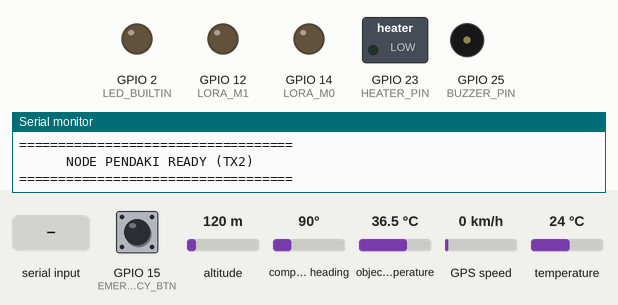
Simulated run of this sketch. Board: ESP32. Shown: switched loads named in the sketch (green lamp = pin HIGH), output pins drawn as LEDs (lit = HIGH), buzzer (waves = sounding, pin HIGH), the last lines printed to the serial monitor. Dashed ring = blinking. Inputs (shaded band) come from the test bench; at power-on: object temperature 36.5 °C, GPIO 15 (EMERGENCY_BTN) HIGH, altitude 120 m, compass heading 90°, GPS speed 0 km/h, temperature 24 °C. The GPS gets a fix after 3 s at 37.7749, -122.4194 with 8 satellites; nothing arrives over Bluetooth unless stated.

Above: at 1.2 s.
1.3 s: object temperature set to 33.4 °C
At 2.4 s:
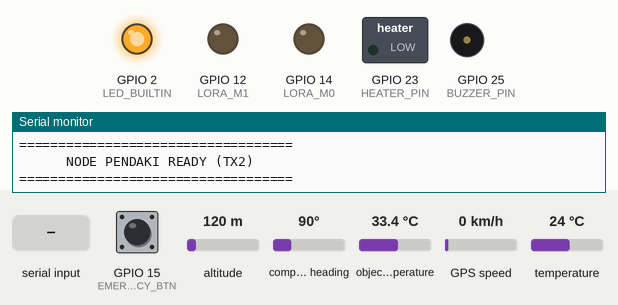
4.6 s: object temperature set to 32.8 °C
At 4.84 s:
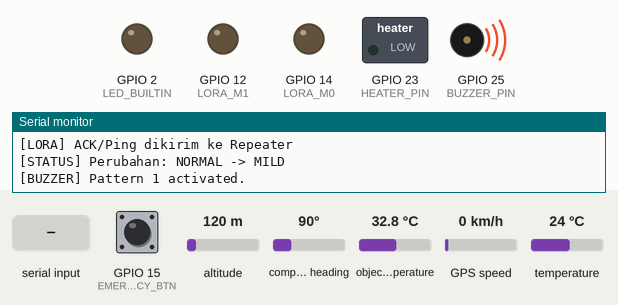
9.8 s: object temperature set to 29.3 °C
13.3 s: object temperature set to 28.7 °C
At 13.6 s:
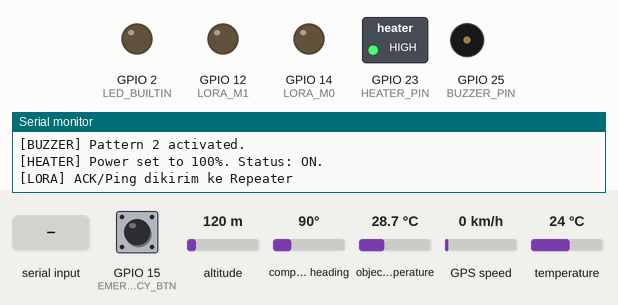
At 15.52 s:
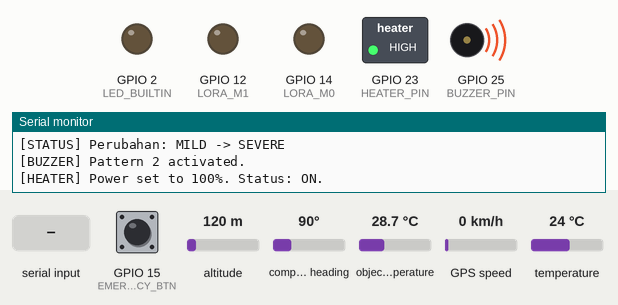
16.8 s: GPIO 15 (EMERGENCY_BTN) pulled LOW for 1 s
20.3 s: "ACK\n" received over Serial
Timing chart, 0 to 24.8 s (numbered marks = the images above; inputs shaded):
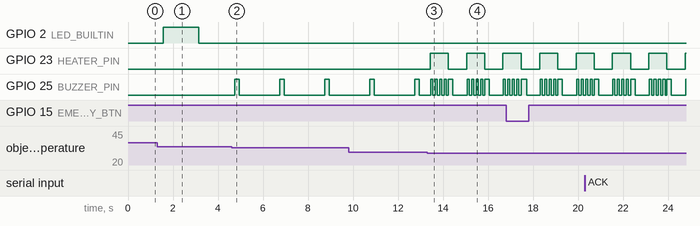

Measured:
- the behaviour switches between 33.1 and 33 °C on object temperature (found by bisection; images 1 and 2)
- the behaviour switches between 29.1 and 29 °C on object temperature (found by bisection; images 2 and 3)
- after the input at 4.6 s, GPIO 25 (BUZZER_PIN): alternates HIGH for 0.20 s and LOW for 1.8 s, starting after 0.14 s
- after the input at 13.3 s, GPIO 23 (HEATER_PIN): alternates HIGH for 0.80 s and LOW for 0.81 s, starting after 0.13 s

The sketch:

tx2.ino
```cpp
#include <OneWire.h>
#include <DallasTemperature.h>
#include <TinyGPS++.h>
#include <Adafruit_MLX90614.h>
#include <BluetoothSerial.h>
#include "freertos/FreeRTOS.h"
#include "freertos/task.h"

// ===== LORA ADDRESSING =====
#define MY_ADDRESS 1
#define REPEATER_ADDRESS 2

// ===== PIN DEFINITIONS =====
#define DS18B20_PIN 4
#define EMERGENCY_BTN 15
#define BUZZER_PIN 25
#define HEATER_PIN 23   // MOSFET control untuk heating pad

#define GPS_RX 16
#define GPS_TX 17
#define GPS_BAUD 9600

#define LORA_RX 26
#define LORA_TX 27
#define LORA_BAUD 9600
#define LORA_M0 14
#define LORA_M1 12

#define LED_BUILTIN 2

// ===== SENSOR & SERIAL OBJECTS =====
OneWire oneWire(DS18B20_PIN);
DallasTemperature ds18b20(&oneWire);
Adafruit_MLX90614 mlx = Adafruit_MLX90614();
TinyGPSPlus gps;
BluetoothSerial BTSerial;

HardwareSerial loraSerial(1);
HardwareSerial gpsSerial(2);

// ===== TIMING & INTERVALS =====
const uint32_t LORA_SEND_INTERVAL = 5000;
const uint32_t LORA_PING_INTERVAL = 2000;
const uint32_t BT_SEND_INTERVAL_MS = 2000;

uint32_t lastLoraSend = 0;
uint32_t lastLoraPing = 0;
uint32_t lastBtSendTime = 0;
uint32_t lastAckTime = 0;

// ===== STATE & STATUS VARIABLES =====
enum HypoStatus { NORMAL, MILD, SEVERE };
HypoStatus currentStatus = NORMAL;

String NIK = "0"; // National Identification Number

// Sensor data
float bodyTemp = 37.0;
float ambientTemp = 25.0;

// Connection status
bool isConnect = false;

// Emergency & Heater status
bool emergencyTriggered = false;
int heaterPowerPercentage = 0;
int lastHeaterPowerPercentage = 50;
bool isHeaterOn = false;
uint32_t lastMildIgnoreTime = 0;
bool mildIgnored = false;
bool lastButtonState = HIGH;

// Buzzer task handle
TaskHandle_t buzzerTaskHandle = NULL;

// Recovery detection
const int RECOVERY_WINDOW_SECONDS = 20;
float tempHistory[RECOVERY_WINDOW_SECONDS];
int historyIndex = 0;
uint32_t lastHistoryUpdateTime = 0;


// =================================
//      BUZZER CONTROL FUNCTIONS
// =================================
void buzzerLoop(void *parameter) {
  int pattern = *((int*)parameter);
  while (1) {
    if (pattern == 1) { // MILD pattern: Beep every 2 seconds
      digitalWrite(BUZZER_PIN, HIGH);
      vTaskDelay(200 / portTICK_PERIOD_MS);
      digitalWrite(BUZZER_PIN, LOW);
      vTaskDelay(1800 / portTICK_PERIOD_MS);
    } else if (pattern == 2) { // SEVERE/EMERGENCY pattern: Fast beep
      digitalWrite(BUZZER_PIN, HIGH);
      vTaskDelay(100 / portTICK_PERIOD_MS);
      digitalWrite(BUZZER_PIN, LOW);
      vTaskDelay(100 / portTICK_PERIOD_MS);
    } else {
      digitalWrite(BUZZER_PIN, LOW);
      vTaskDelete(buzzerTaskHandle);
    }
  }
}

void startBuzzer(int pattern) {
  if (buzzerTaskHandle != NULL) {
    vTaskDelete(buzzerTaskHandle);
  }
  static int task_pattern;
  task_pattern = pattern;
  xTaskCreate(buzzerLoop, "BuzzerTask", 1000, &task_pattern, 1, &buzzerTaskHandle);
  Serial.printf("[BUZZER] Pattern %d activated.\n", pattern);
}

void stopBuzzer() {
  if (buzzerTaskHandle != NULL) {
    vTaskDelete(buzzerTaskHandle);
    buzzerTaskHandle = NULL;
  }
  digitalWrite(BUZZER_PIN, LOW);
  Serial.println("[BUZZER] Buzzer deactivated.");
}

// =================================
//      HEATER CONTROL FUNCTION
// =================================
void setHeaterPower(int powerPercent) {
  powerPercent = constrain(powerPercent, 0, 100);
  heaterPowerPercentage = powerPercent;

  if (powerPercent > 0) {
    isHeaterOn = true;
    lastHeaterPowerPercentage = powerPercent;
  } else {
    isHeaterOn = false;
  }

  int dutyCycle = map(heaterPowerPercentage, 0, 100, 0, 255);
  analogWrite(HEATER_PIN, dutyCycle);
  Serial.printf("[HEATER] Power set to %d%%. Status: %s.\n", heaterPowerPercentage, isHeaterOn ? "ON" : "OFF");
}

// =================================
//      DATA & TIME FUNCTIONS
// =================================
String buildLocalTime() {
  if (!gps.location.isValid() || gps.date.year() < 2020)
    return "0000-00-00 00:00:00";

  int year = gps.date.year();
  int month = gps.date.month();
  int day = gps.date.day();
  int hour = gps.time.hour();
  int minute = gps.time.minute();
  int second = gps.time.second();

  int offset = round(gps.location.lng() / 15.0);
  hour += offset;
  if (hour >= 24) hour -= 24;
  else if (hour < 0) hour += 24;

  char buf[30];
  snprintf(buf, sizeof(buf), "%04d-%02d-%02d %02d:%02d:%02d",
           year, month, day, hour, minute, second);
  return String(buf);
}

const char* statusToString(HypoStatus status) {
  switch (status) {
    case NORMAL: return "NORMAL";
    case MILD:   return "MILD";
    case SEVERE: return "SEVERE";
    default:     return "UNKNOWN";
  }
}

// =================================
//      LORA COMMUNICATION
// =================================
void sendLoraPacket(bool emergency = false) {
  String payload;
  String header = String(REPEATER_ADDRESS) + "," + String(MY_ADDRESS) + ",";

  if (gps.location.isValid() && gps.date.year() >= 2020) {
    payload = String(gps.location.lat(), 6) + "," +
              String(gps.location.lng(), 6) + "," +
              String(ambientTemp, 2) + "," +
              String(bodyTemp, 2) + "," +
              buildLocalTime();
  } else {
    payload = "0,0," +
              String(ambientTemp, 2) + "," +
              String(bodyTemp, 2) + ",0000-00-00 00:00:00";
  }

  payload += "," + NIK; // Add NIK to payload

  if (emergency) payload += ",EMERGENCY";

  String fullMessage = header + payload + "\n";

  loraSerial.print(fullMessage);
  Serial.print("Kirim Data LORA: ");
  Serial.print(fullMessage);
}

void sendLoraAckPing() {
  String pingMessage = String(REPEATER_ADDRESS) + "," + String(MY_ADDRESS) + ",ACK," + NIK + "\n";
  loraSerial.print(pingMessage);
  Serial.println("[LORA] ACK/Ping dikirim ke Repeater");
}

void handleLoraIncoming() {
  static String buffer;
  while (loraSerial.available()) {
    char c = loraSerial.read();
    if (c == '\n') {
      int destAddr, srcAddr;
      char payload[20];
      sscanf(buffer.c_str(), "%d,%d,%19s", &destAddr, &srcAddr, payload);

      if (destAddr == MY_ADDRESS && String(payload) == "ACK") {
        lastAckTime = millis();
        Serial.printf("[LORA] ACK diterima dari Addr %d\n", srcAddr);
      }
      buffer = "";
    } else if (c != '\r') {
      buffer += c;
      if (buffer.length() > 50) buffer = "";
    }
  }
}

void updateLedStatus() {
  static uint32_t lastToggle = 0;
  static bool ledState = false;
  if (millis() - lastAckTime < 4000) { // Connected to repeater
    isConnect = true;
    if (millis() - lastToggle >= 1000) {
      ledState = !ledState;
      digitalWrite(LED_BUILTIN, ledState);
      lastToggle = millis();
    }
  } else { // Not connected
    isConnect = false;
    digitalWrite(LED_BUILTIN, LOW);
  }
}

// =================================
//      BLUETOOTH & SERIAL INPUT
// =================================
void sendDataToApp() {
  String json = "{\n";
  json += "  \"bodyTemp\": " + String(bodyTemp, 2) + ",\n";
  json += "  \"envTemp\": " + String(ambientTemp, 2) + ",\n";
  json += "  \"heaterPower\": " + String(heaterPowerPercentage) + ",\n";
  json += "  \"isHeaterOn\": " + String(isHeaterOn ? "true" : "false") + ",\n";
  if (gps.location.isValid()) {
    json += "  \"gps\": { \"lat\": " + String(gps.location.lat(), 6) + ", \"lon\": " + String(gps.location.lng(), 6) + " },\n";
  } else {
    json += "  \"gps\": { \"lat\": 0, \"lon\": 0 },\n";
  }
  json += "  \"hypoStatus\": \"" + String(statusToString(currentStatus)) + "\",\n";
  json += "  \"isConnect\": " + String(isConnect ? "true" : "false") + ",\n";
  json += "  \"nik\": \"" + NIK + "\",\n";
  json += "  \"emergency\": " + String(emergencyTriggered ? "true" : "false") + "\n";
  json += "}";

  BTSerial.println(json);
  emergencyTriggered = false; // Reset after sending
}

void handleAppInput() {
  if (BTSerial.available() > 0) {
    String input = BTSerial.readStringUntil('\n');
    input.trim();
    input.toUpperCase();
    Serial.printf("[BT_IN] Diterima: %s\n", input.c_str());

    if (input.startsWith("NIK:")) {
      NIK = input.substring(4);
      NIK.trim();
      BTSerial.println("{\"status\":\"OK\",\"message\":\"NIK set to " + NIK + "\"}");
      Serial.printf("[BT_IN] NIK diperbarui: %s\n", NIK.c_str());
      return;
    }

    if (input.startsWith("E")) {
      emergencyTriggered = true;
      Serial.println("[ALERT] Tombol darurat diaktifkan via App!");
      sendLoraPacket(true);
      currentStatus = SEVERE; // Force SEVERE state
      checkHypothermiaStatus(); // Trigger immediate action for SEVERE
      return;
    }

    if (input == "IGNORE_MILD") {
        if (currentStatus == MILD) {
            stopBuzzer();
            mildIgnored = true;
            lastMildIgnoreTime = millis();
            BTSerial.println("{\"status\":\"OK\",\"message\":\"Peringatan MILD diabaikan.\"}");
        } else {
            BTSerial.println("{\"status\":\"ERROR\",\"message\":\"Tidak ada peringatan MILD yang aktif.\"}");
        }
        return;
    }

    if (input == "ACTIVATE_HEATER") {
        if (currentStatus == MILD) {
            setHeaterPower(lastHeaterPowerPercentage);
            stopBuzzer();
            mildIgnored = false;
            BTSerial.println("{\"status\":\"OK\",\"message\":\"Pemanas diaktifkan sesuai permintaan.\"}");
        } else {
            BTSerial.println("{\"status\":\"ERROR\",\"message\":\"Perintah hanya berlaku pada status MILD.\"}");
        }
        return;
    }

    if (input == "HEAT_ON") {
      if (currentStatus != SEVERE) {
        setHeaterPower(lastHeaterPowerPercentage);
        BTSerial.println("{\"status\":\"OK\",\"message\":\"Heater ON to " + String(lastHeaterPowerPercentage) + "%%\"}");
      } else {
        BTSerial.println("{\"status\":\"ERROR\",\"message\":\"Manual control denied in SEVERE state.\"}");
      }
      return;
    }

    if (input == "HEAT_OFF") {
      if (currentStatus != SEVERE) {
        setHeaterPower(0);
        BTSerial.println("{\"status\":\"OK\",\"message\":\"Heater OFF\"}");
      } else {
        BTSerial.println("{\"status\":\"ERROR\",\"message\":\"Manual control denied in SEVERE state.\"}");
      }
      return;
    }

    if (input == "RESET") {
      BTSerial.println("{\"status\":\"OK\",\"message\":\"ESP32 restarting...\"}");
      Serial.println("[BT_IN] RESET command received. Restarting...");
      delay(1000); // Give BT serial time to send the message
      ESP.restart();
      return;
    }

    if (input.startsWith("P")) {
      if (currentStatus != SEVERE) {
        int powerValue = input.substring(1).toInt();
        setHeaterPower(powerValue);
        BTSerial.println("{\"status\":\"OK\",\"message\":\"Heater power set to " + String(powerValue) + "%%\"}");
      } else {
        BTSerial.println("{\"status\":\"ERROR\",\"message\":\"Manual control denied in SEVERE state.\"}");
      }
      return;
    }
  }
}

void handleSerialMonitorInput() {
  if (Serial.available() > 0) {
    String input = Serial.readStringUntil('\n');
    input.trim();
    Serial.printf("[SERIAL_IN] Diterima: %s\n", input.c_str());

    input.toUpperCase();
    if (input.startsWith("NIK:")) {
      NIK = input.substring(4);
      NIK.trim();
      Serial.printf("[SERIAL_IN] NIK diperbarui: %s\n", NIK.c_str());
    }
  }
}

// =================================
//      CORE LOGIC & STATUS CHECKS
// =================================

void checkRecovery() {
  int aboveCount = 0;
  for (int i = 0; i < RECOVERY_WINDOW_SECONDS; i++) {
    if (tempHistory[i] > 32.0) {
      aboveCount++;
    }
  }

  if (aboveCount > RECOVERY_WINDOW_SECONDS / 2) {
    Serial.println("[RECOVERY] Kondisi membaik. Kembali ke status MILD.");
    currentStatus = MILD;
    setHeaterPower(0);
    startBuzzer(1);
    BTSerial.println("{\"status\":\"WARNING\",\"warning_type\":\"MILD\",\"message\":\"Kondisi membaik, pemanas dinonaktifkan. Suhu masih rendah.\"}");
  }
}

void checkHypothermiaStatus() {
  HypoStatus lastStatus = currentStatus;

  // Determine current status based on body temperature
  if (bodyTemp < 32.0) {
    currentStatus = SEVERE;
  } else if (bodyTemp < 36.0) {
    if (currentStatus != SEVERE) {
       currentStatus = MILD;
    }
  } else {
    currentStatus = NORMAL;
  }

  // Actions on status change
  if (currentStatus != lastStatus) {
    Serial.printf("[STATUS] Perubahan: %s -> %s\n", statusToString(lastStatus), statusToString(currentStatus));
    switch (currentStatus) {
      case NORMAL:
        stopBuzzer();
        setHeaterPower(0);
        mildIgnored = false;
        break;
      case MILD:
        if (!mildIgnored) {
          startBuzzer(1);
          BTSerial.println("{\"status\":\"WARNING\",\"warning_type\":\"MILD\",\"message\":\"Suhu tubuh rendah! Aktifkan pemanas?\"}");
        }
        break;
      case SEVERE:
        startBuzzer(2);
        setHeaterPower(100);
        mildIgnored = false;
        BTSerial.println("{\"status\":\"ALERT\",\"alert_type\":\"SEVERE\",\"message\":\"Kondisi kritis! Pemanas diaktifkan secara otomatis.\"}");
        break;
    }
    sendDataToApp(); // Send update immediately on status change
  }
  // Actions for persistent status
  else {
    if (currentStatus == MILD && mildIgnored) {
      const uint32_t MILD_REMINDER_INTERVAL_MS = 900000; // 15 minutes
      if (millis() - lastMildIgnoreTime >= MILD_REMINDER_INTERVAL_MS) {
        mildIgnored = false; // Re-notify
        checkHypothermiaStatus(); // Re-run logic to trigger notification
      }
    } else if (currentStatus == SEVERE) {
      checkRecovery();
    }
  }
}

void handleEmergencyButton() {
  bool buttonState = digitalRead(EMERGENCY_BTN);
  if (lastButtonState == HIGH && buttonState == LOW) {
    Serial.println("!!! TOMBOL DARURAT DITEKAN !!!");
    emergencyTriggered = true;
    sendLoraPacket(true);

    // Force SEVERE state
    currentStatus = SEVERE;
    checkHypothermiaStatus(); // Trigger immediate action for SEVERE
  }
  lastButtonState = buttonState;
}


// =================================
//      SETUP & LOOP
// =================================
void setup() {
  Serial.begin(115200);
  BTSerial.begin("JaketPemanas_TX");

  ds18b20.begin();
  mlx.begin();
  gpsSerial.begin(GPS_BAUD, SERIAL_8N1, GPS_RX, GPS_TX);

  pinMode(LORA_M0, OUTPUT);
  pinMode(LORA_M1, OUTPUT);
  digitalWrite(LORA_M0, LOW);
  digitalWrite(LORA_M1, LOW);
  loraSerial.begin(LORA_BAUD, SERIAL_8N1, LORA_RX, LORA_TX);

  pinMode(LED_BUILTIN, OUTPUT);
  pinMode(EMERGENCY_BTN, INPUT_PULLUP);
  pinMode(BUZZER_PIN, OUTPUT);
  pinMode(HEATER_PIN, OUTPUT);

  digitalWrite(BUZZER_PIN, LOW);
  setHeaterPower(0);

  for (int i = 0; i < RECOVERY_WINDOW_SECONDS; i++) {
    tempHistory[i] = 37.0;
  }

  Serial.println("\n===================================");
  Serial.println("      NODE PENDAKI READY (TX2)");
  Serial.println("===================================");
}

void loop() {
  // --- Read all inputs ---
  while (gpsSerial.available()) gps.encode(gpsSerial.read());
  handleLoraIncoming();
  handleAppInput();
  handleSerialMonitorInput();
  handleEmergencyButton();

  // --- Read sensor data ---
  ds18b20.requestTemperatures();
  ambientTemp = ds18b20.getTempCByIndex(0);
  bodyTemp = 3 + mlx.readObjectTempC();

  // --- Process logic ---
  checkHypothermiaStatus();

  // --- Update history for recovery check ---
  if (millis() - lastHistoryUpdateTime >= 1000) {
    tempHistory[historyIndex] = bodyTemp;
    historyIndex = (historyIndex + 1) % RECOVERY_WINDOW_SECONDS;
    lastHistoryUpdateTime = millis();
  }

  // --- Send data periodically ---
  // Only send LoRa data if GPS is fixed
  if (gps.location.isValid() && gps.date.year() >= 2020) {
    if (millis() - lastLoraSend >= LORA_SEND_INTERVAL) {
      sendLoraPacket();
      lastLoraSend = millis();
    }
    if (millis() - lastLoraPing >= LORA_PING_INTERVAL) {
      sendLoraAckPing();
      lastLoraPing = millis();
    }
  }

  if (millis() - lastBtSendTime >= BT_SEND_INTERVAL_MS) {
    sendDataToApp();
    lastBtSendTime = millis();
  }

  // --- Update status indicators ---
  updateLedStatus();

  delay(10); // Small delay to prevent busy-waiting
}
```
